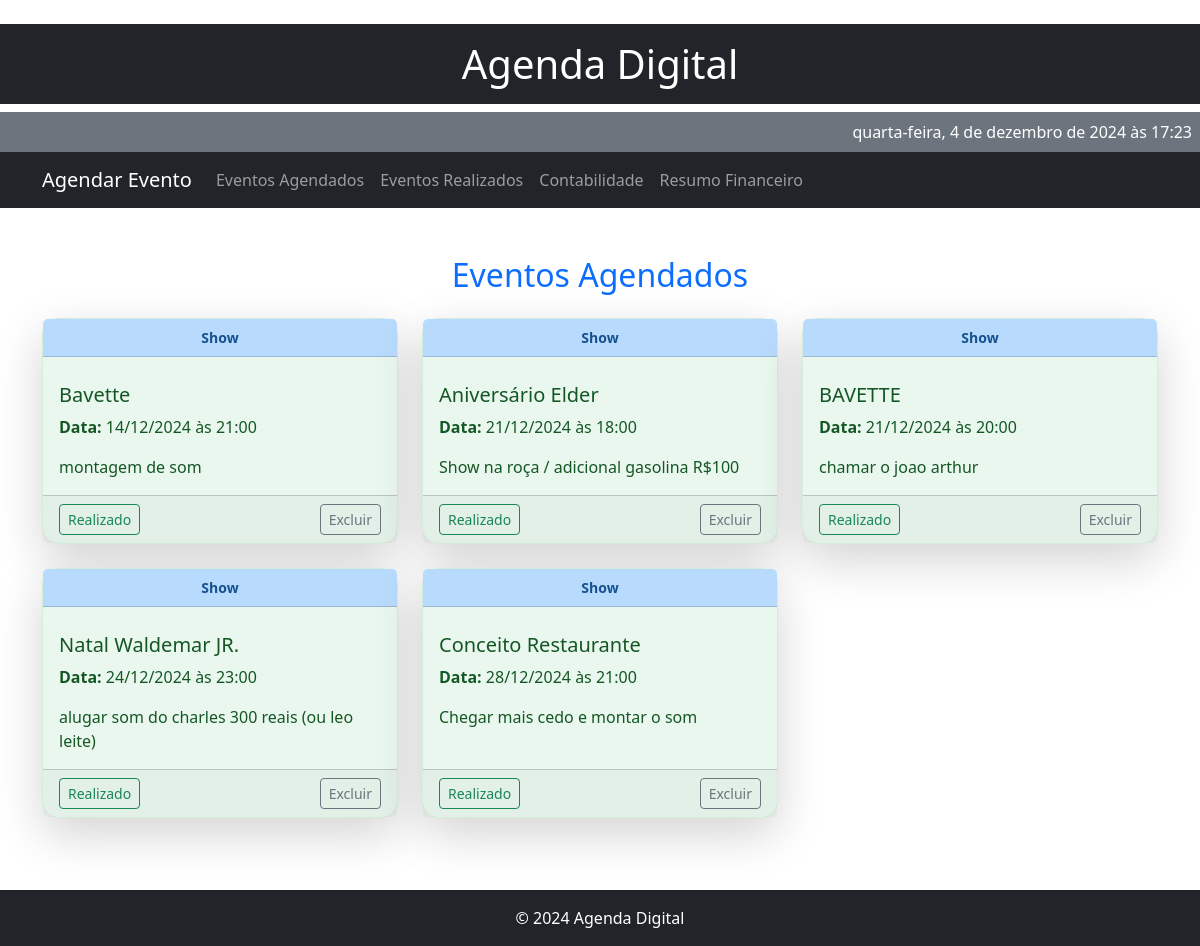
Before: /schedule with the older database file.
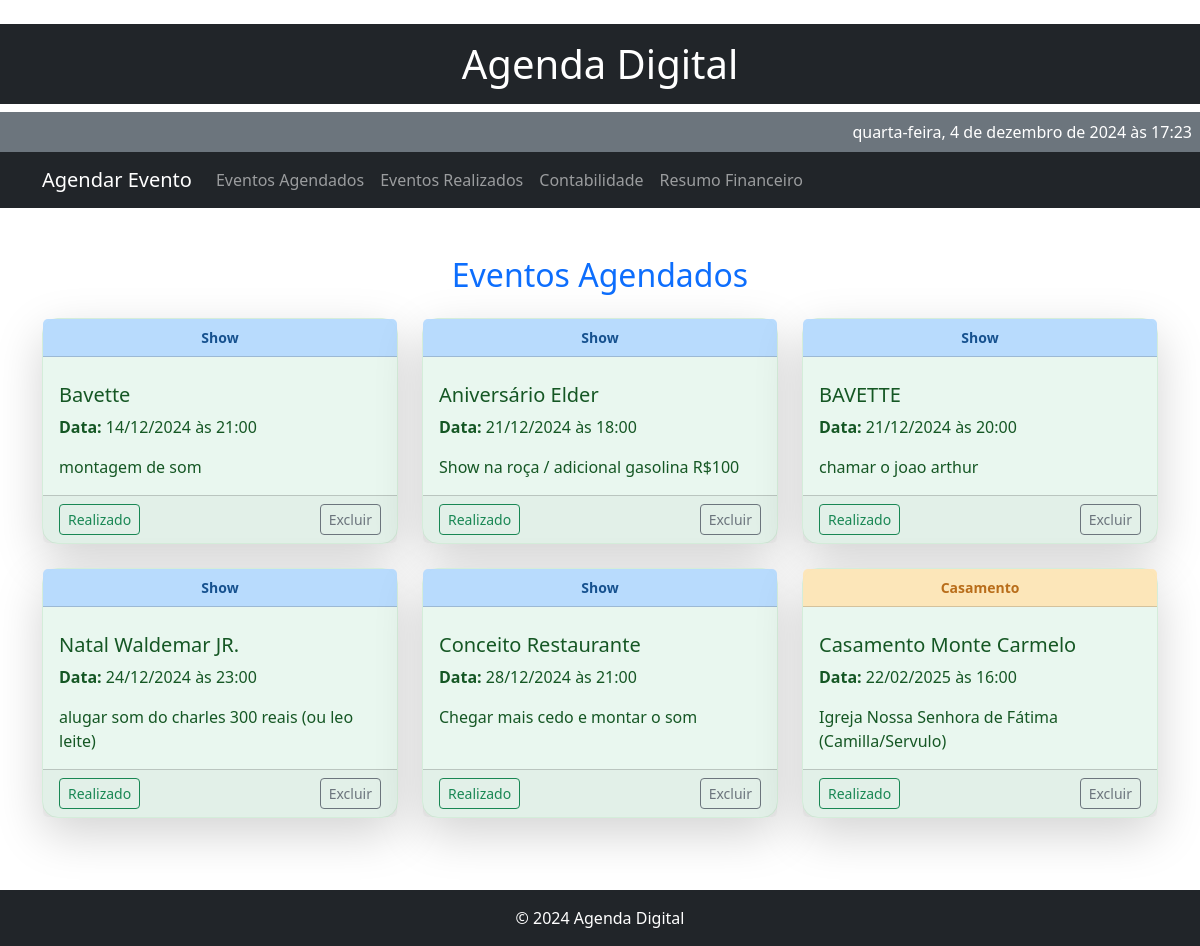
After: the same page with the newer database file.
### models.py (models this page shows)
class Evento(db.Model):
    id = db.Column(db.Integer, primary_key=True)
    tipo = db.Column(db.String(50), nullable=False)
    titulo = db.Column(db.String(100), nullable=False)
    data = db.Column(db.String(10), nullable=False)
    hora = db.Column(db.String(5), nullable=False)
    descricao = db.Column(db.Text, nullable=True)
    repetir = db.Column(db.Boolean, default=False)  # Campo para eventos semanais

### app.py (the view)
@app.route('/schedule')
def schedule():
    eventos = Evento.query.order_by(Evento.data.asc(), Evento.hora.asc()).all()
    return render_template('schedule.html', events=eventos)

### app.py (called while the page is built)
def format_datetime(value):
    if value:
        return datetime.strptime(value, "%Y-%m-%d").strftime("%d/%m/%Y")
    return value

### templates/schedule.html (shortened to what this page needs)
﻿{% extends 'base.html' %}
{% block content %}
<div class="container my-5">
    <h2 class="text-center text-primary mb-4">Eventos Agendados</h2>
    <div class="row">
        {% if events %}
            {% for event in events %}
            <div class="col-md-4 mb-4">
                <div class="card shadow-lg h-100 event-card"
                    data-event-id="{{ event.id }}"
                    data-event-date="{{ event.data }}"
                    data-event-time="{{ event.hora }}"
                    style="opacity: 0; transform: translateY(20px); transition: opacity 0.5s, transform 0.5s;">
                    <div class="card-header {% if event.tipo == 'Show' %}bg-show{% elif event.tipo == 'Aula' %}bg-class{% elif event.tipo == 'Casamento' %}bg-wedding{% endif %}">
                        {{ event.tipo }}
                    </div>
                    <div class="card-body">
                        <h5 class="card-title">{{ event.titulo }}</h5>
                        <p class="card-text">
                            <strong>Data:</strong> {{ event.data | format_datetime }} às {{ event.hora }}
                        </p>
                        <p class="card-text">{{ event.descricao }}</p>
                    </div>
                    <div class="card-footer text-end d-flex justify-content-between">
                        <button
                            class="btn btn-sm btn-outline-success mark-as-done"
                            data-event-id="{{ event.id }}"
                            onclick="markAsDone(event)">
                             Realizado
                        </button>
                        <button
                            class="btn btn-sm btn-outline-secondary delete-event"
                            data-event-id="{{ event.id }}"
                            onclick="deleteEvent(event)">
                             Excluir
                        </button>
                    </div>
                </div>
            </div>
            {% endfor %}
        {% else %}
        <p class="text-center">Nenhum evento agendado.</p>
        {% endif %}
    </div>
</div>
{% endblock %}

Changed rows visible on the page:
added Evento: tipo "Casamento", titulo "Casamento Monte Carmelo", data "22/02/2025", hora "16:00", descricao "Igreja Nossa Senhora de Fátima (Camilla/Servulo)"
